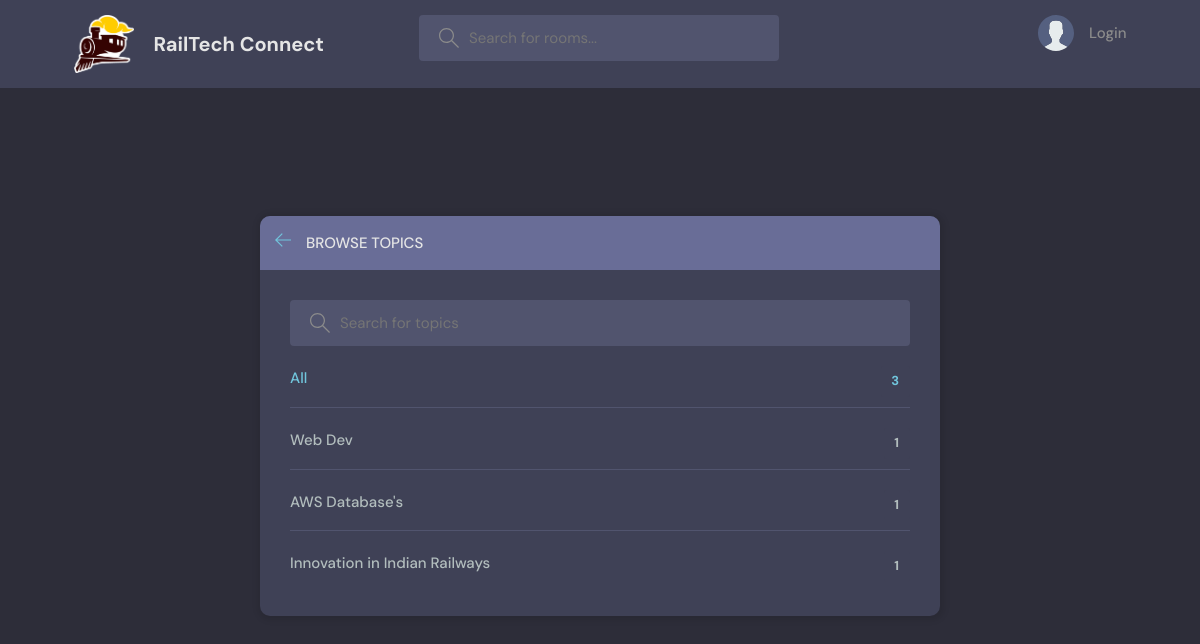
Page /topics/ on the committed database.
### base/models.py (models this page shows, shortened)
class Topic(models.Model):
    name = models.CharField(max_length=200)

### base/views.py (the view)
# urls.py: path('topics/', views.topicsPage, name='topics'),
def topicsPage(request):
    q = request.GET.get('q') if request.GET.get('q') != None else ''
    topic = Topic.objects.filter(name__icontains=q)
    context ={'topic': topic}
    return render(request, 'base/topics.html', context)

### base/templates/base/topics.html (shortened to what this page needs)
{% extends 'main.html' %}
{% block content %}
    <main class="create-room layout">
      <div class="container">
        <div class="layout__box">
          <div class="layout__boxHeader">
            <div class="layout__boxTitle">
              <a href="{% url 'home' %}">
                <svg version="1.1" xmlns="http://www.w3.org/2000/svg" width="32" height="32" viewBox="0 0 32 32">
                  <title>arrow-left</title>
                  <path
                    d="M13.723 2.286l-13.723 13.714 13.719 13.714 1.616-1.611-10.96-10.96h27.625v-2.286h-27.625l10.965-10.965-1.616-1.607z"
                  ></path>
                </svg>
              </a>
              <h3>Browse Topics</h3>
            </div>
          </div>
          <div class="topics-page layout__body">
            <form action="" method="GET" class="header__search">
              <label>
                <input name="q" placeholder="Search for topics" />
              </label>
            </form>
            <ul class="topics__list">
              <li>
                <a href="{% url 'topics' %}" class="active">All <span>{{topic.count}}</span></a>
              </li>
              {% for topic in topic  %}
              <li>
                <a href="{% url 'home' %}?q={{topic.name}}">{{topic.name}}<span>{{topic.room_set.all.count}}</span></a>
              </li>
              {% endfor %}
            </ul>
          </div>
        </div>
      </div>
    </main>
{% endblock content %}

### static/styles/style.css (style rules this page uses)
:root { --color-main: #71c6dd; --color-main-light: #e1f6fb; --color-dark: #3f4156; --color-dark-medium: #51546e; --color-dark-light: #696d97; --color-light: #e5e5e5; --color-gray: #8b8b8b; --color-light-gray: #b2bdbd; --color-bg: #2d2d39; --color-success: #5dd693; --color-error: #fc4b0b; }
* { font-family: "DM Sans", -apple-system, BlinkMacSystemFont, "Segoe UI", Roboto, Oxygen, Ubuntu, Cantarell, "Open Sans", "Helvetica Neue", sans-serif; margin: 0; padding: 0; box-sizing: border-box; text-rendering: optimizeLegibility; font-size: inherit; }
html { font-size: 56.25%; }
@media only screen and (min-width: 1200px) { html { font-size: 62.5%; } }
body { line-height: 1.6; font-weight: 400; font-size: 1.5rem; color: var(--color-light-gray); background-color: var(--color-bg); min-height: 100vh; }
a { display: inline-block; color: var(--color-main); text-decoration: none; }
.container { max-width: 120rem; width: 90%; margin: auto; }
.header__search > label { background-color: var(--color-dark-medium); padding: 1.3rem 1rem; display: flex; align-items: center; gap: 1rem; border-radius: 4px; }
.header__search svg { fill: var(--color-gray); width: 2rem; height: 2rem; margin-left: 1rem; }
.header__search input { width: 30rem; background: transparent; border: none; outline: none; color: var(--color-light); }
.layout { margin-top: 2.4rem; }
.layout > .container { display: flex; justify-content: space-between; align-items: flex-start; }
.layout__box { width: 90%; max-width: 48rem; min-height: 40rem; position: absolute; top: 50%; left: 50%; transform: translate(-50%, -46%); background-color: var(--color-dark); border-radius: 1rem; box-shadow: 1px 1px 6px 3px rgba(0, 0, 0, 0.1); overflow: hidden; }
.layout__boxHeader { display: flex; padding: 1.5rem; background-color: var(--color-dark-light); }
.layout__boxTitle { display: flex; gap: 1.5rem; align-items: center; }
.layout__boxTitle h3 { text-transform: uppercase; font-weight: 500; color: var(--color-light); }
.layout__boxTitle svg { width: 1.6rem; height: 1.6rem; fill: var(--color-main); }
.layout__body { margin: 3rem; }
.topics__list { list-style: none; }
.topics__list li a { display: flex; justify-content: space-between; margin-bottom: 3rem; font-weight: 500; color: var(--color-light-gray); transition: all 0.3s ease-in-out; }
.topics__list li a.active, .topics__list li a:hover { color: var(--color-main); }
.topics__list li a span { padding: 0.5rem 1rem; background-color: var(--color-dark); border-radius: 3px; font-size: 1.3rem; font-weight: 700; letter-spacing: 1px; }
.topics-page .topics__list li:not(:last-child) a { margin: 2rem 0; padding-bottom: 1rem; text-decoration: none; border-bottom: 1px solid var(--color-dark-medium); }
.topics-page .header__search { display: block; }
.create-room.layout .layout__box { max-width: 68rem; }

### rows in the picture
Topic: name "Web Dev", room_set.all.count "1"
Topic: name "AWS Database's", room_set.all.count "1"
Topic: name "Innovation in Indian Railways", room_set.all.count "1"

### other values in the picture
{{ topic.count }} "3"
